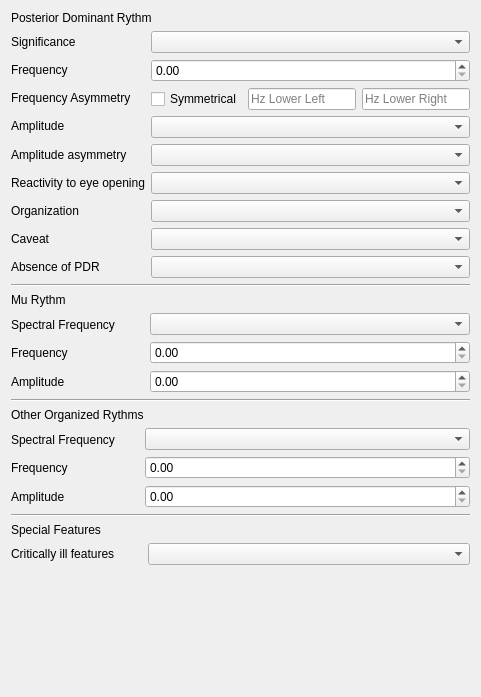
          <widget class="QWidget" name="tab_background_activity">
           <attribute name="title">
            <string>Background Activity</string>
           </attribute>
           <layout class="QVBoxLayout" name="verticalLayout_2">
            <item>
             <layout class="QVBoxLayout" name="verticalLayout_13">
              <item>
               <widget class="QLabel" name="label">
                <property name="text">
                 <string>Posterior Dominant Rythm</string>
                </property>
               </widget>
              </item>
              <item>
               <layout class="QHBoxLayout" name="horizontalLayout_24">
                <item>
                 <layout class="QVBoxLayout" name="verticalLayout_6">
                  <item>
                   <widget class="QLabel" name="label_2">
                    <property name="text">
                     <string>Significance</string>
                    </property>
                   </widget>
                  </item>
                  <item>
                   <widget class="QLabel" name="label_3">
                    <property name="text">
                     <string>Frequency</string>
                    </property>
                   </widget>
                  </item>
                  <item>
                   <widget class="QLabel" name="label_4">
                    <property name="text">
                     <string>Frequency Asymmetry</string>
                    </property>
                   </widget>
                  </item>
                  <item>
                   <widget class="QLabel" name="label_5">
                    <property name="text">
                     <string>Amplitude</string>
                    </property>
                   </widget>
                  </item>
                  <item>
                   <widget class="QLabel" name="label_6">
                    <property name="text">
                     <string>Amplitude asymmetry</string>
                    </property>
                   </widget>
                  </item>
                  <item>
                   <widget class="QLabel" name="label_7">
                    <property name="text">
                     <string>Reactivity to eye opening</string>
                    </property>
                   </widget>
                  </item>
                  <item>
                   <widget class="QLabel" name="label_22">
                    <property name="text">
                     <string>Organization</string>
                    </property>
                   </widget>
                  </item>
                  <item>
                   <widget class="QLabel" name="label_23">
                    <property name="text">
                     <string>Caveat</string>
                    </property>
                   </widget>
                  </item>
                  <item>
                   <widget class="QLabel" name="label_24">
                    <property name="text">
                     <string>Absence of PDR</string>
                    </property>
                   </widget>
                  </item>
                 </layout>
                </item>
                <item>
                 <layout class="QVBoxLayout" name="verticalLayout_9">
                  <item>
                   <widget class="QComboBox" name="cb_pdr_significance">
                    <property name="editable">
                     <bool>false</bool>
                    </property>
                    <property name="currentText">
                     <string/>
                    </property>
                    <item>
                     <property name="text">
                      <string/>
                     </property>
                    </item>
                    <item>
                     <property name="text">
                      <string>Normal</string>
                     </property>
                    </item>
                    <item>
                     <property name="text">
                      <string>No definate abnormality</string>
                     </property>
                    </item>
                    <item>
                     <property name="text">
                      <string>Abnormal</string>
                     </property>
                    </item>
                   </widget>
                  </item>
                  <item>
                   <widget class="QDoubleSpinBox" name="sb_pdr_frequency"/>
                  </item>
                  <item>
                   <layout class="QHBoxLayout" name="horizontalLayout_5">
                    <item>
                     <widget class="QCheckBox" name="ckb_pdr_symmertrical">
                      <property name="text">
                       <string>Symmetrical</string>
                      </property>
                     </widget>
                    </item>
                    <item>
                     <widget class="QLineEdit" name="le_pdr_lower_left">
                      <property name="placeholderText">
                       <string>Hz Lower Left</string>
                      </property>
                     </widget>
                    </item>
                    <item>
                     <widget class="QLineEdit" name="le_pdr_lower_right">
                      <property name="text">
                       <string/>
                      </property>
                      <property name="placeholderText">
                       <string>Hz Lower Right</string>
                      </property>
                     </widget>
                    </item>
                   </layout>
                  </item>
                  <item>
                   <widget class="QComboBox" name="cb_pdr_amplitude">
                    <item>
                     <property name="text">
                      <string/>
                     </property>
                    </item>
                    <item>
                     <property name="text">
                      <string>Low (&lt;20 mV)</string>
                     </property>
                    </item>
                    <item>
                     <property name="text">
                      <string>Medium (20-70 mV)</string>
                     </property>
                    </item>
                    <item>
                     <property name="text">
                      <string>High (&gt;70 mV)</string>
                     </property>
                    </item>
                   </widget>
                  </item>
                  <item>
                   <widget class="QComboBox" name="cb_pdr_amplitude_asymmetry">
                    <item>
                     <property name="text">
                      <string/>
                     </property>
                    </item>
                    <item>
                     <property name="text">
                      <string>Symmetrical</string>
                     </property>
                    </item>
                    <item>
                     <property name="text">
                      <string>Right &lt; Left</string>
                     </property>
                    </item>
                    <item>
                     <property name="text">
                      <string>Left &lt; Right</string>
                     </property>
                    </item>
                   </widget>
                  </item>
                  <item>
                   <widget class="QComboBox" name="cb_pdr_react_eye_opening">
                    <item>
                     <property name="text">
                      <string/>
                     </property>
                    </item>
                    <item>
                     <property name="text">
                      <string>Yes</string>
                     </property>
                    </item>
                    <item>
                     <property name="text">
                      <string>Reduced left side reactivity</string>
                     </property>
                    </item>
                    <item>
                     <property name="text">
                      <string>Reduced right side reactivity</string>
                     </property>
                    </item>
                    <item>
                     <property name="text">
                      <string>Reduced reactivity on both sides</string>
                     </property>
                    </item>
                   </widget>
                  </item>
                  <item>
                   <widget class="QComboBox" name="cb_pdr_organisation">
                    <item>
                     <property name="text">
                      <string/>
                     </property>
                    </item>
                    <item>
                     <property name="text">
                      <string>Normal</string>
                     </property>
                    </item>
                    <item>
                     <property name="text">
                      <string>Poorly organised</string>
                     </property>
                    </item>
                    <item>
                     <property name="text">
                      <string>Disorganised</string>
                     </property>
                    </item>
                    <item>
                     <property name="text">
                      <string>Markedly disorganised</string>
                     </property>
                    </item>
                   </widget>
                  </item>
                  <item>
                   <widget class="QComboBox" name="cb_pdr_caveat">
                    <item>
                     <property name="text">
                      <string/>
                     </property>
                    </item>
                    <item>
                     <property name="text">
                      <string>No</string>
                     </property>
                    </item>
                    <item>
                     <property name="text">
                      <string>Only open eyes during the recording</string>
                     </property>
                    </item>
                    <item>
                     <property name="text">
                      <string>Sleep-deprived</string>
                     </property>
                    </item>
                    <item>
                     <property name="text">
                      <string>Drowsy</string>
                     </property>
                    </item>
                    <item>
                     <property name="text">
                      <string>Only following hyperventillation</string>
                     </property>
                    </item>
                   </widget>
                  </item>
                  <item>
                   <widget class="QComboBox" name="cb_pdr_absense">
                    <item>
                     <property name="text">
                      <string/>
                     </property>
                    </item>
                    <item>
                     <property name="text">
                      <string>Artifacts</string>
                     </property>
                    </item>
                    <item>
                     <property name="text">
                      <string>Extreme low voltage</string>
                     </property>
                    </item>
                    <item>
                     <property name="text">
                      <string>Eye closure could not be achieved</string>
                     </property>
                    </item>
                    <item>
                     <property name="text">
                      <string>Lack of awake period</string>
                     </property>
                    </item>
                    <item>
                     <property name="text">
                      <string>Lack of compliance</string>
                     </property>
                    </item>
                    <item>
                     <property name="text">
                      <string>Other causes</string>
                     </property>
                    </item>
                   </widget>
                  </item>
                 </layout>
                </item>
               </layout>
              </item>
             </layout>
            </item>
            <item>
             <widget class="Line" name="line_3">
              <property name="orientation">
               <enum>Qt::Horizontal</enum>
              </property>
             </widget>
            </item>
            <item>
             <layout class="QVBoxLayout" name="verticalLayout_12">
              <item>
               <widget class="QLabel" name="label_25">
                <property name="sizePolicy">
                 <sizepolicy hsizetype="Preferred" vsizetype="Fixed">
                  <horstretch>0</horstretch>
                  <verstretch>0</verstretch>
                 </sizepolicy>
                </property>
                <property name="text">
                 <string>Mu Rythm</string>
                </property>
               </widget>
              </item>
              <item>
               <layout class="QHBoxLayout" name="horizontalLayout_7">
                <item>
                 <layout class="QVBoxLayout" name="verticalLayout_10">
                  <item>
                   <widget class="QLabel" name="label_39">
                    <property name="text">
                     <string>Spectral Frequency</string>
                    </property>
                   </widget>
                  </item>
                  <item>
                   <widget class="QLabel" name="label_42">
                    <property name="text">
                     <string>Frequency</string>
                    </property>
                   </widget>
                  </item>
                  <item>
                   <widget class="QLabel" name="label_40">
                    <property name="text">
                     <string>Amplitude</string>
                    </property>
                   </widget>
                  </item>
                 </layout>
                </item>
                <item>
                 <spacer name="horizontalSpacer">
                  <property name="orientation">
                   <enum>Qt::Horizontal</enum>
                  </property>
                  <property name="sizeType">
                   <enum>QSizePolicy::Fixed</enum>
                  </property>
                  <property name="sizeHint" stdset="0">
                   <size>
                    <width>29</width>
                    <height>20</height>
                   </size>
                  </property>
                 </spacer>
                </item>
                <item>
                 <layout class="QVBoxLayout" name="verticalLayout_11">
                  <item>
                   <widget class="QComboBox" name="cb_mu_spectral_frequency">
                    <item>
                     <property name="text">
                      <string/>
                     </property>
                    </item>
                    <item>
                     <property name="text">
                      <string>Delta</string>
                     </property>
                    </item>
                    <item>
                     <property name="text">
                      <string>Theta</string>
                     </property>
                    </item>
                    <item>
                     <property name="text">
                      <string>Alpha</string>
                     </property>
                    </item>
                    <item>
                     <property name="text">
                      <string>Beta</string>
                     </property>
                    </item>
                    <item>
                     <property name="text">
                      <string>Gamma</string>
                     </property>
                    </item>
                   </widget>
                  </item>
                  <item>
                   <widget class="QDoubleSpinBox" name="sb_mu_frequency"/>
                  </item>
                  <item>
                   <widget class="QDoubleSpinBox" name="sb_mu_amplitude">
                    <property name="sizePolicy">
                     <sizepolicy hsizetype="Expanding" vsizetype="Fixed">
                      <horstretch>0</horstretch>
                      <verstretch>0</verstretch>
                     </sizepolicy>
                    </property>
                   </widget>
                  </item>
                 </layout>
                </item>
               </layout>
              </item>
             </layout>
            </item>
            <item>
             <widget class="Line" name="line_4">
              <property name="orientation">
               <enum>Qt::Horizontal</enum>
              </property>
             </widget>
            </item>
            <item>
             <layout class="QVBoxLayout" name="verticalLayout_17">
              <item>
               <widget class="QLabel" name="label_41">
                <property name="sizePolicy">
                 <sizepolicy hsizetype="Preferred" vsizetype="Fixed">
                  <horstretch>0</horstretch>
                  <verstretch>0</verstretch>
                 </sizepolicy>
                </property>
                <property name="text">
                 <string>Other Organized Rythms</string>
                </property>
               </widget>
              </item>
              <item>
               <layout class="QHBoxLayout" name="horizontalLayout_8">
                <item>
                 <layout class="QVBoxLayout" name="verticalLayout_18">
                  <item>
                   <widget class="QLabel" name="label_43">
                    <property name="text">
                     <string>Spectral Frequency</string>
                    </property>
                   </widget>
                  </item>
                  <item>
                   <widget class="QLabel" name="label_44">
                    <property name="text">
                     <string>Frequency</string>
                    </property>
                   </widget>
                  </item>
                  <item>
                   <widget class="QLabel" name="label_45">
                    <property name="text">
                     <string>Amplitude</string>
                    </property>
                   </widget>
                  </item>
                 </layout>
                </item>
                <item>
                 <spacer name="horizontalSpacer_2">
                  <property name="orientation">
                   <enum>Qt::Horizontal</enum>
                  </property>
                  <property name="sizeType">
                   <enum>QSizePolicy::Fixed</enum>
                  </property>
                  <property name="sizeHint" stdset="0">
                   <size>
                    <width>24</width>
                    <height>20</height>
                   </size>
                  </property>
                 </spacer>
                </item>
                <item>
                 <layout class="QVBoxLayout" name="verticalLayout_19">
                  <item>
                   <widget class="QComboBox" name="cb_other_spectral_frequency">
                    <item>
                     <property name="text">
                      <string/>
                     </property>
                    </item>
                    <item>
                     <property name="text">
                      <string>Delta</string>
                     </property>
                    </item>
                    <item>
                     <property name="text">
                      <string>Theta</string>
                     </property>
                    </item>
                    <item>
                     <property name="text">
                      <string>Alpha</string>
                     </property>
                    </item>
                    <item>
                     <property name="text">
                      <string>Beta</string>
                     </property>
                    </item>
                    <item>
                     <property name="text">
                      <string>Gamma</string>
                     </property>
                    </item>
                   </widget>
                  </item>
                  <item>
                   <widget class="QDoubleSpinBox" name="sb_other_frequency"/>
                  </item>
                  <item>
                   <widget class="QDoubleSpinBox" name="sb_other_amplitude_2">
                    <property name="sizePolicy">
                     <sizepolicy hsizetype="Expanding" vsizetype="Fixed">
                      <horstretch>0</horstretch>
                      <verstretch>0</verstretch>
                     </sizepolicy>
                    </property>
                   </widget>
                  </item>
                 </layout>
                </item>
               </layout>
              </item>
             </layout>
            </item>
            <item>
             <widget class="Line" name="line_5">
              <property name="orientation">
               <enum>Qt::Horizontal</enum>
              </property>
             </widget>
            </item>
            <item>
             <layout class="QVBoxLayout" name="verticalLayout_20">
              <item>
               <widget class="QLabel" name="label_27">
                <property name="sizePolicy">
                 <sizepolicy hsizetype="Preferred" vsizetype="Fixed">
                  <horstretch>0</horstretch>
                  <verstretch>0</verstretch>
                 </sizepolicy>
                </property>
                <property name="text">
                 <string>Special Features</string>
                </property>
               </widget>
              </item>
              <item>
               <layout class="QHBoxLayout" name="horizontalLayout_9">
                <item>
                 <widget class="QLabel" name="label_46">
                  <property name="sizePolicy">
                   <sizepolicy hsizetype="Fixed" vsizetype="Fixed">
                    <horstretch>0</horstretch>
                    <verstretch>0</verstretch>
                   </sizepolicy>
                  </property>
                  <property name="text">
                   <string>Critically ill features</string>
                  </property>
                 </widget>
                </item>
                <item>
                 <spacer name="horizontalSpacer_3">
                  <property name="orientation">
                   <enum>Qt::Horizontal</enum>
                  </property>
                  <property name="sizeType">
                   <enum>QSizePolicy::Fixed</enum>
                  </property>
                  <property name="sizeHint" stdset="0">
                   <size>
                    <width>27</width>
                    <height>20</height>
                   </size>
                  </property>
                 </spacer>
                </item>
                <item>
                 <widget class="QComboBox" name="comboBox"/>
                </item>
               </layout>
              </item>
             </layout>
            </item>
            <item>
             <spacer name="verticalSpacer_4">
              <property name="orientation">
               <enum>Qt::Vertical</enum>
              </property>
              <property name="sizeHint" stdset="0">
               <size>
                <width>20</width>
                <height>121</height>
               </size>
              </property>
             </spacer>
            </item>
           </layout>
          </widget>
